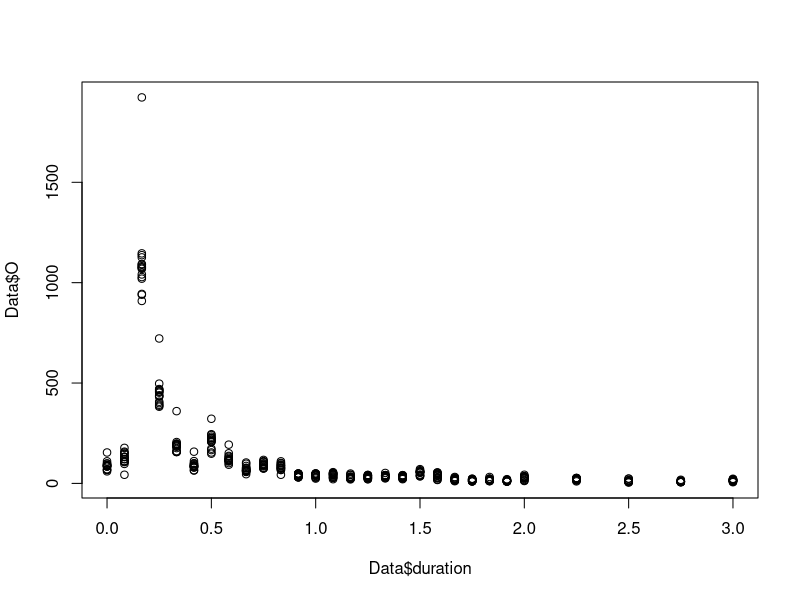
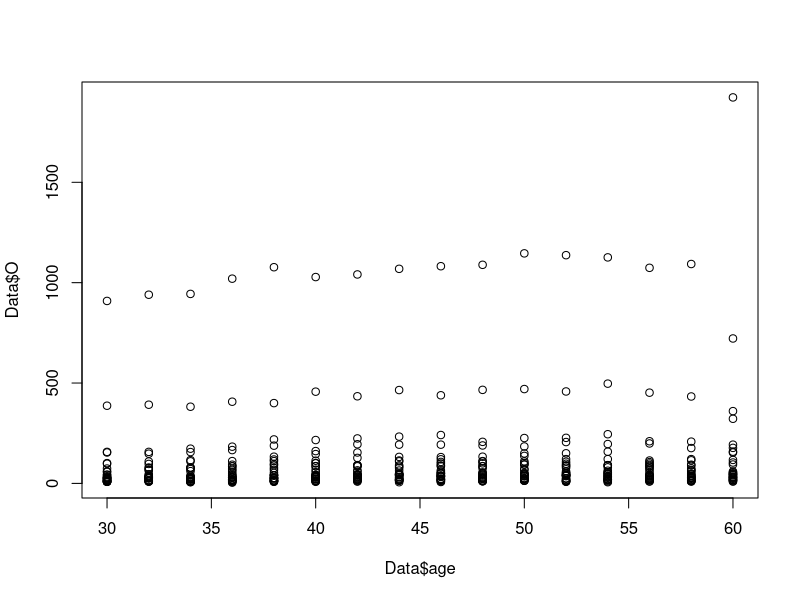
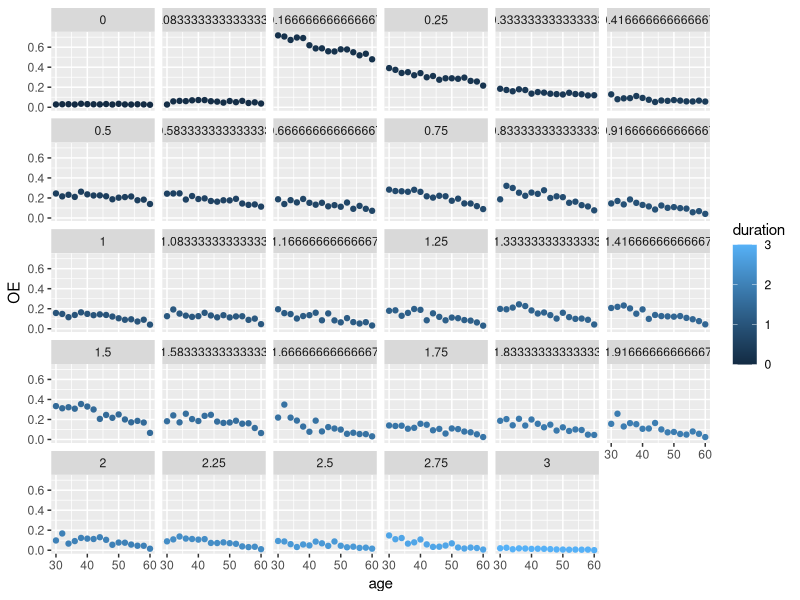
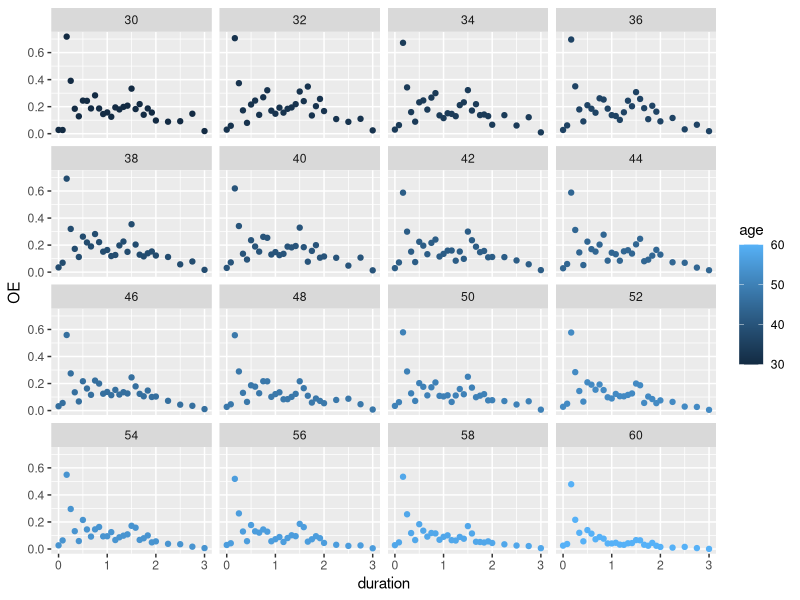
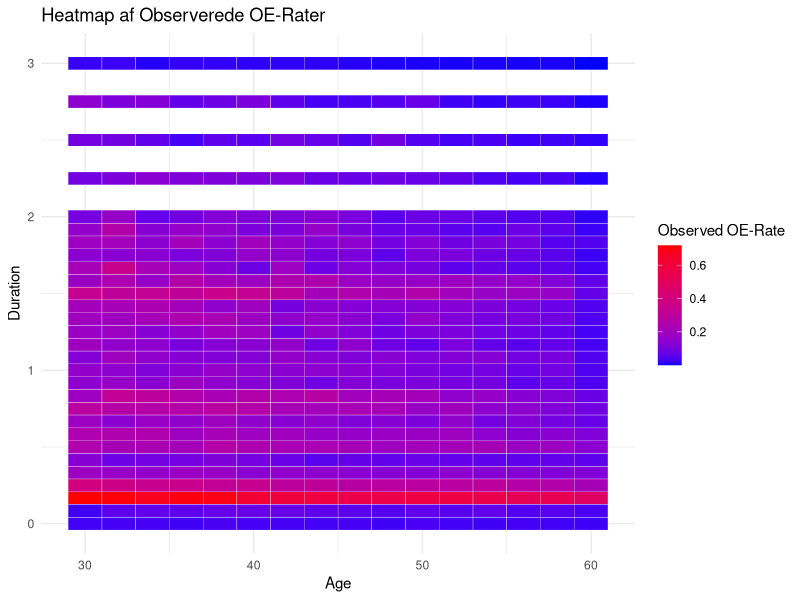
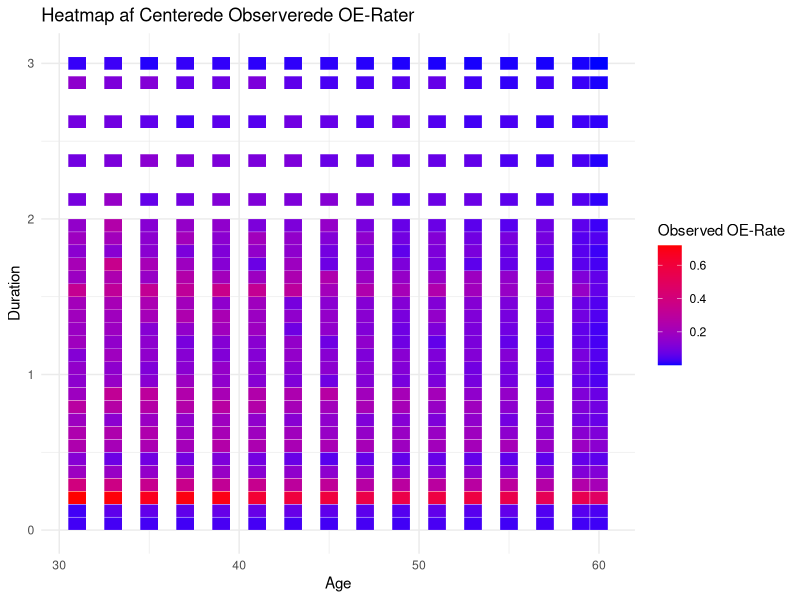
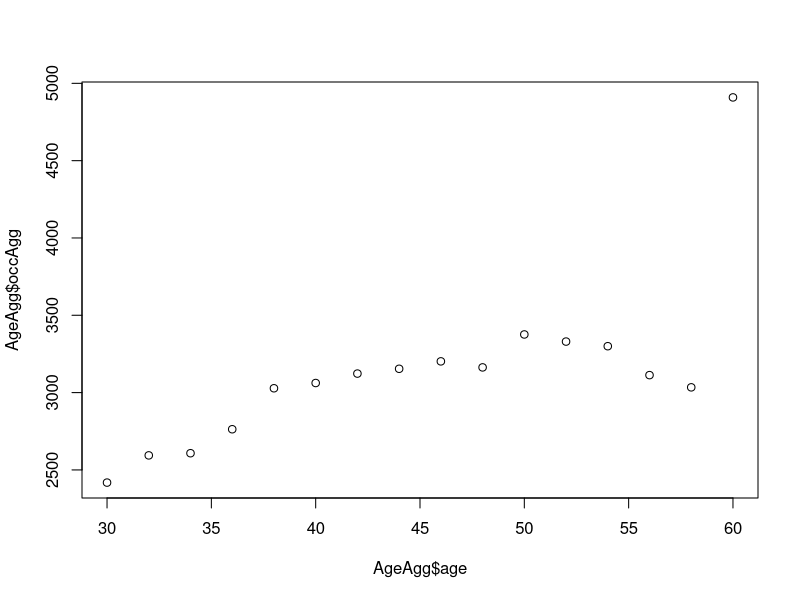
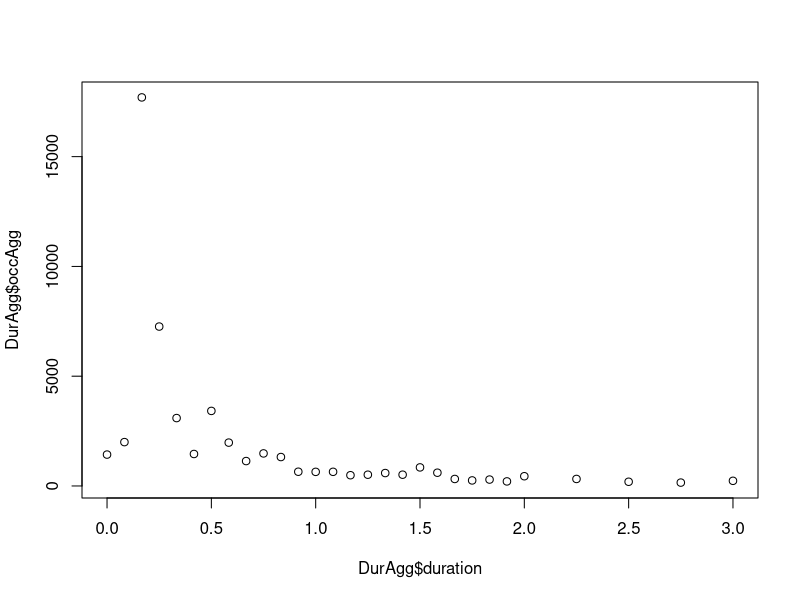

Write R code to recreate these figures, in order.
######################################################
####               PAKKER OG DATA                 ####
######################################################
library(tidyverse)
library(ggplot2)
library(dplyr)
library(stats)
library(splines)
library(hexbin)

# Indlæs data:
Data <- read_csv("SDJA.csv")

# Opret variabel OE-rater
Data$OE <- Data$O / Data$E

# Vis data og opsummering
View(Data)
summary(Data)


######################################################
####          CENTRERING AF COVARIATER            ####
######################################################

# Centrering af age
midpointsage <- c((unique(Data$age)[-1] + unique(Data$age)[-length(unique(Data$age))]) / 2, 
                  unique(Data$age)[length(unique(Data$age))])
Data$age_centered <- midpointsage[match(Data$age, unique(Data$age))]

# Centrering af duration
midpointsduration <- c((unique(Data$duration)[-1] + unique(Data$duration)[-length(unique(Data$duration))]) / 2, 
                       unique(Data$duration)[length(unique(Data$duration))])
Data$duration_centered <- midpointsduration[match(Data$duration, unique(Data$duration))]

# Vis centreret data
View(Data)


######################################################
####            VISUALISERING AF DATA             ####
######################################################

# Plot O mod duration
plot(y = Data$O, x = Data$duration)

# Plot O mod age
plot(y = Data$O, x = Data$age)


# Scatter plot af OE-rater med alder og duration
ggplot(Data, aes(x = age, y = OE)) +
  geom_point(aes(color = duration)) +
  facet_wrap(~ duration)

# Scatter plot af OE-rater med duration og alder
ggplot(Data, aes(x = duration, y = OE)) +
  geom_point(aes(color = age)) +
  facet_wrap(~ age)


######################################################
####                  HEATMAPS                    ####
######################################################

# Beregn observerede rater
Data$observed_rate <- Data$O / Data$E

# Heatmap for observerede OE-rater
heatmap_observed <- ggplot(Data, aes(y = duration, x = age, fill = observed_rate)) +
  geom_tile(color = "white") +
  scale_fill_gradient(low = "blue", high = "red") +
  labs(title = "Heatmap af Observerede OE-Rater", y = "Duration", x = "Age", fill = "Observed OE-Rate") +
  theme_minimal()

heatmap_observed

# Heatmap for centrerede observerede OE-rater
heatmap_observed_center <- ggplot(Data, aes(y = duration_centered, x = age_centered, fill = observed_rate)) +
  geom_tile(color = "white") +
  scale_fill_gradient(low = "blue", high = "red") +
  labs(title = "Heatmap af Centerede Observerede OE-Rater", y = "Duration", x = "Age", fill = "Observed OE-Rate") +
  theme_minimal()

heatmap_observed_center

######################################################
####      AGGREGERING OG IKKE-LINEARE TRENDS      ####
######################################################

# Aggreger data efter age
AgeAgg <- Data %>%
  group_by(age) %>%
  summarise(expoAgg = sum(E), occAgg = sum(O)) %>%
  mutate(OE = occAgg / expoAgg)

# Aggreger data efter duration
DurAgg <- Data %>%
  group_by(duration) %>%
  summarise(expoAgg = sum(E), occAgg = sum(O)) %>%
  mutate(OE = occAgg / expoAgg)

# Plots af aggregerede data
plot(AgeAgg$age, AgeAgg$occAgg)
plot(DurAgg$duration, DurAgg$occAgg)

plot(AgeAgg$age, AgeAgg$OE)
plot(DurAgg$duration, DurAgg$OE)

plot(AgeAgg$age, AgeAgg$expoAgg)
plot(DurAgg$duration, DurAgg$expoAgg)


######################################################
####                  Residualplots               ####
######################################################


#Centrer middelværdien: 
residplotage<-function(model){qplot(Data$age, .stdresid,data = model)+
    geom_smooth(method = "loess", size = 1, formula = y ~ x) +
    xlab("age") +
    ylab("fitted values")}

residplotduration<-function(model){qplot(Data$duration, .stdresid,data = model)+
    geom_smooth(method = "loess", size = 1, formula = y ~ x) +
    xlab("duration") +
    ylab("fitted values")}



######################################################
####                  GLM MODELLER                ####
######################################################

# Lineær model med age og duration
glm_linear_1 <- glm(O ~ age + duration, offset = log(E), family = poisson, data = Data)
summary(glm_linear_1)



######################################################
####                 POLYNOMIUM                   ####
######################################################

# Polynomial modeller for duration
glm_poly_1_dur <- glm(O ~ age + poly(duration, 1), offset = log(E), family = poisson, data = Data)
glm_poly_2_dur <- glm(O ~ age + poly(duration, 2), offset = log(E), family = poisson, data = Data)

# Sammenlign AIC for polynomial modeller for duration
AIC(glm_poly_1_dur, glm_poly_2_dur)

# Polynomial modeller for age
glm_poly_1_age <- glm(O ~ poly(age, 1) + duration, offset = log(E), family = poisson, data = Data)
glm_poly_2_age <- glm(O ~ poly(age, 2) + duration, offset = log(E), family = poisson, data = Data)
glm_poly_4_age <- glm(O ~ poly(age, 4) + duration, offset = log(E), family = poisson, data = Data)
glm_poly_6_age <- glm(O ~ poly(age, 6) + duration, offset = log(E), family = poisson, data = Data)
glm_poly_8_age <- glm(O ~ poly(age, 8) + duration, offset = log(E), family = poisson, data = Data)

# Sammenlign AIC for polynomial modeller for age
AIC(glm_poly_1_age, glm_poly_2_age, glm_poly_4_age, glm_poly_6_age, glm_poly_8_age)


# Polynomial model med kombination af age og duration
glm_poly_4_2 <- glm(O ~ poly(age, 4) + poly(duration, 2), offset = log(E), family = poisson, data = Data)
glm_poly_2_2 <- glm(O ~ poly(age, 2) + poly(duration, 2), offset = log(E), family = poisson, data = Data)

# Sammenlign AIC for modeller med age og duration polynomier
AIC(glm_poly_2_2, glm_poly_4_2)



######################################################
####              SPLINES DURATION                ####
######################################################
glm_splines_2_dur <- glm(O ~ ns(duration, df = 3) + age, offset = log(E), 
                         family = poisson, data = Data)

glm_splines_3_dur <- glm(O ~ ns(duration, df = 4) + age, offset = log(E), 
                         family = poisson, data = Data)

glm_splines_2_age <- glm(O ~ ns(age, df = 3) + duration, offset = log(E), 
                         family = poisson, data = Data)

glm_splines_3_age <- glm(O ~ ns(age, df = 4) + duration, offset = log(E), 
                         family = poisson, data = Data)

glm_splines_4_age <- glm(O ~ ns(age, df = 5) + duration, offset = log(E), 
                         family = poisson, data = Data)

glm_splines_5_age <- glm(O ~ ns(age, df = 6) + duration, offset = log(E), 
                         family = poisson, data = Data)


AIC(glm_splines_2_age,glm_splines_3_age,glm_splines_4_age,glm_splines_5_age)



######################################################
####           FIT PÅ CENTRERET DATA              ####
######################################################
glm_centered_poly1age_poly3dur <- glm(O ~ poly(age_centered,1) + poly(duration,3), offset = log(E), 
                                      family = poisson, data = Data)

glm_centered_poly2age_poly3dur <- glm(O ~ poly(age_centered,2) + poly(duration,3), offset = log(E), 
                                      family = poisson, data = Data)

glm_centered_poly2age_splines2dur <- glm(O ~ poly(age_centered,2) + ns(duration,df=3), offset = log(E), 
                                         family = poisson, data = Data)

glm_centered_poly2age_splines3dur <- glm(O ~ poly(age_centered,2) + ns(duration,df=4), offset = log(E), 
                                         family = poisson, data = Data)

glm_centered_poly3age_poly3dur <- glm(O ~ poly(age_centered,3) + poly(duration,3), offset = log(E), 
                                      family = poisson, data = Data)

glm_centered_poly4age_poly3dur <- glm(O ~ poly(age_centered,4) + poly(duration,3), offset = log(E), 
                                      family = poisson, data = Data)

glm_centered_poly5age_poly3dur <- glm(O ~ poly(age_centered,5) + poly(duration,3), offset = log(E), 
                                      family = poisson, data = Data)

glm_centered_poly6age_poly3dur <- glm(O ~ poly(age_centered,6) + poly(duration,3), offset = log(E), 
                                      family = poisson, data = Data)


AIC(glm_centered_poly1age_poly3dur,glm_centered_poly2age_poly3dur,glm_centered_poly3age_poly3dur,glm_centered_poly4age_poly3dur,glm_centered_poly5age_poly3dur,glm_centered_poly6age_poly3dur,glm_centered_poly2age_splines2dur,glm_centered_poly2age_splines3dur)



######################################################
####         Prædictions- og residualplot         ####
######################################################

#Insæt den valgte model: 
model <- glm_linear_1

# Beregn forudsagte O-værdier
Data$predicted_O <- predict(model, type = "response")

# Vis data med forudsagte værdier
View(Data)

# Aggreger forudsagte værdier efter age
AgeAgg <- Data %>%
  group_by(age) %>%
  summarise(expoAgg = sum(E), occAgg = sum(O), predictedAgg = sum(predicted_O)) %>%
  mutate(predicted_OE = predictedAgg / expoAgg, OE = occAgg / expoAgg)

# Plot OE-rater over alder
plot(AgeAgg$age, AgeAgg$OE, col = "blue", pch = 1, xlab = "Age", ylab = "OE Rate", 
     main = "OE-rates with additive model over Age")
lines(AgeAgg$age, AgeAgg$predicted_OE, col = "red", lwd = 2)

# Aggreger forudsagte værdier efter duration
DurAgg <- Data %>%
  group_by(duration) %>%
  summarise(expoAgg = sum(E), occAgg = sum(O), predictedAgg = sum(predicted_O)) %>%
  mutate(predicted_OE = predictedAgg / expoAgg, OE = occAgg / expoAgg)

# Plot OE-rater over duration
plot(DurAgg$duration, DurAgg$OE, col = "blue", pch = 1, xlab = "Duration", ylab = "OE Rate", 
     main = "OE-rates with additive model over Duration")
lines(DurAgg$duration, DurAgg$predicted_OE, col = "red", lwd = 2)


# Residualplot for lineær model
residplotage(model)
residplotduration(model)



######################################################
####              ENDELIGE MODEL                  ####
######################################################


